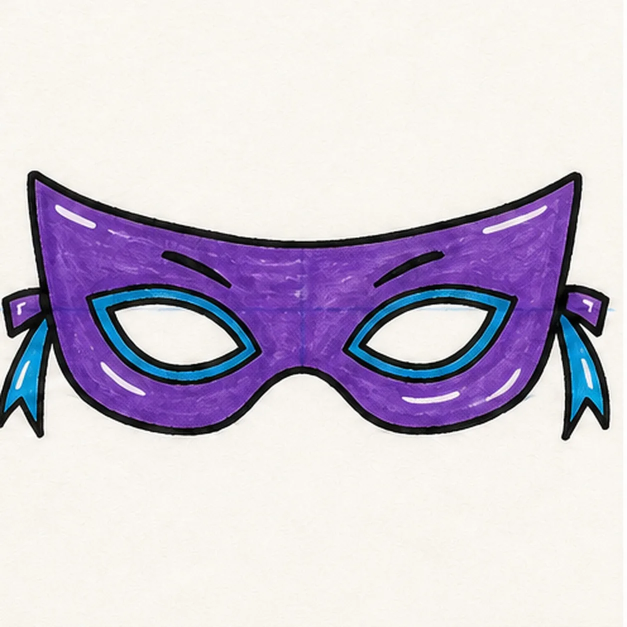
#> input picture assets/cartoon-superhero-mask-finished-v1.webp, 1254 x 1254 px (shown at 1/2 size)
$ python -i make-social-cards.py   (imports and definitions only)
#> lines starting #> are read from the running program, lines starting #| are printed output that depends on the picture
#!/usr/bin/env python3
"""Generate 1200x630 Open Graph social cards for published tutorials.

Each card places the square finished sketch on a 1200x630 canvas whose
background is sampled from the artwork's own paper tone, so link previews on
Slack, X, Facebook, and iMessage render a full landscape image instead of a
cropped square. Cards are written to assets/social/{slug}-og.jpg.

Idempotent: a card is regenerated only when missing or older than its source
finished image. Run after adding or replacing a finished image and before
building pages.

Usage:
  python3 scripts/make-social-cards.py            # all published tutorials
  python3 scripts/make-social-cards.py --slug X   # one lesson only
  python3 scripts/make-social-cards.py --check    # fail if any are stale
"""

from __future__ import annotations

import argparse
import re
import sys
from pathlib import Path

try:
    from PIL import Image, ImageStat
except ImportError:  # pragma: no cover
    sys.exit("Pillow is required. Install it in the active Python environment.")

ROOT = Path(__file__).resolve().parents[1]
ASSETS = ROOT / "assets"
SOCIAL = ASSETS / "social"
TUTORIALS = ROOT / "tutorials"
CARD_SIZE = (1200, 630)
ART_HEIGHT = 630  # the square art fills the card height edge to edge
FINISHED = re.compile(r"^(?P<slug>.+)-finished-v(?P<version>\d+)\.jpe?g$")


# [22 lines left out: function finished_image, not called in this run]


def published_slugs() -> list[str]:
    return sorted(page.stem for page in TUTORIALS.glob("*.html"))


def paper_tone(image: Image.Image) -> tuple[int, int, int]:
    """Sample the artwork's outer border so the card background matches its paper."""
    edge = 12
    width, height = image.size
    strips = [
        image.crop((0, 0, width, edge)),
        image.crop((0, height - edge, width, height)),
        image.crop((0, 0, edge, height)),
        image.crop((width - edge, 0, width, height)),
    ]
    totals = [0.0, 0.0, 0.0]
    for strip in strips:
        mean = ImageStat.Stat(strip.convert("RGB")).mean
        for index in range(3):
            totals[index] += mean[index]
    return tuple(round(value / len(strips)) for value in totals)  # type: ignore[return-value]


def make_card(source: Path, out: Path) -> None:
#> called with out = 'out.png'
    with Image.open(source) as image:
#> image is the input picture: PIL image 1254x1254 RGB; mean R, G, B 206.2, 198.1, 212.6
        art = image.convert("RGB")
        background = Image.new("RGB", CARD_SIZE, paper_tone(art))
#> the loop in paper_tone, `for strip in strips:` made 4 passes
#> mean on passes 1 to 4: [249.8, 246.1, 240.5], [248.4, 244.9, 237.7], [229.1, 226.6, 220.7], [251.6, 250.1, 247.4]
#> after the loop in paper_tone, `for strip in strips:`: totals = [979, 967.7, 946.4]
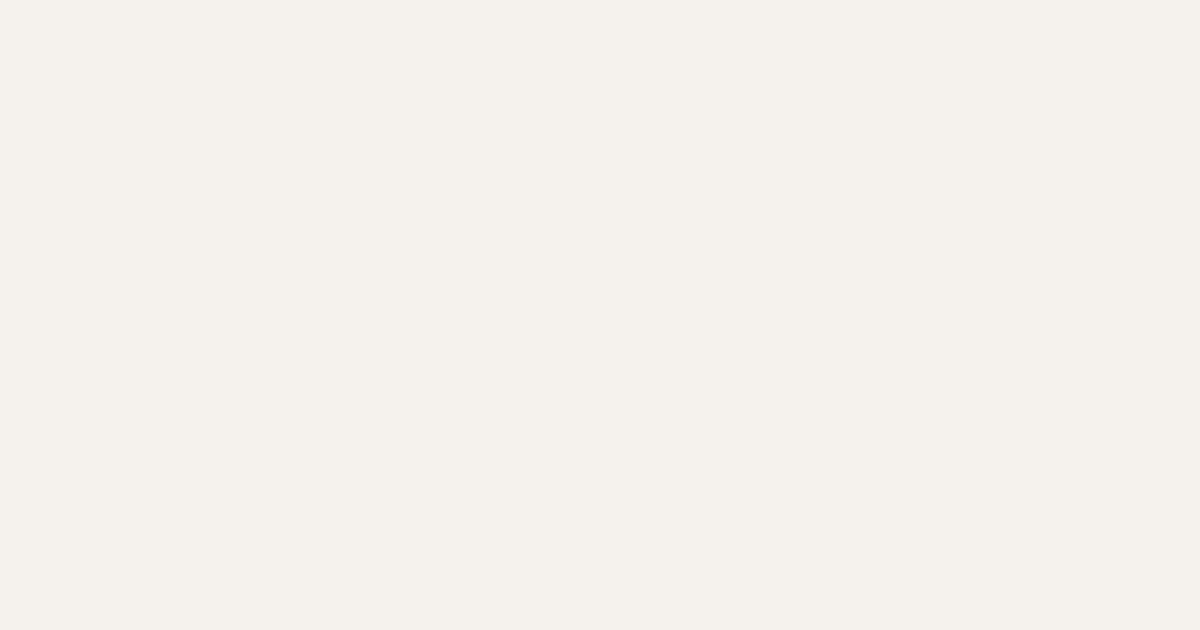
#> background: PIL image 1200x630 RGB; mean R, G, B 245, 242, 237
        scale = ART_HEIGHT / max(art.size)
#> scale = 0.502
        resized = art.resize(
            (round(art.width * scale), round(art.height * scale)), Image.LANCZOS
        )
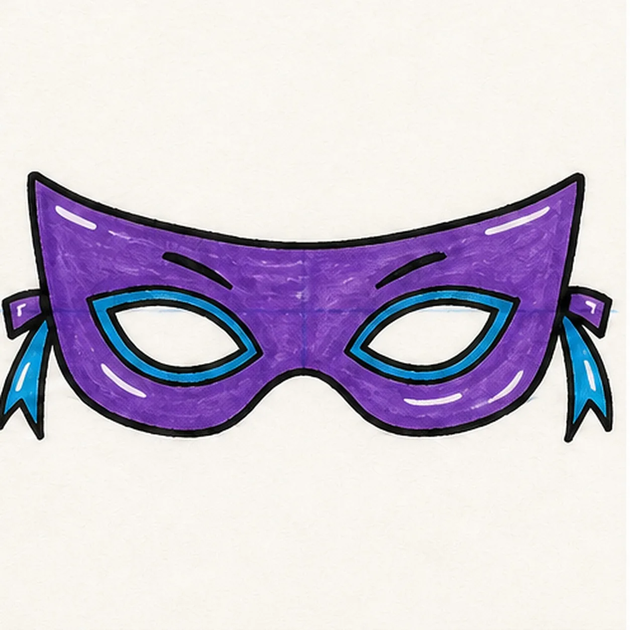
#> resized: PIL image 630x630 RGB; mean R, G, B 206.2, 198.1, 212.6
        background.paste(
            resized,
            ((CARD_SIZE[0] - resized.width) // 2, (CARD_SIZE[1] - resized.height) // 2),
        )
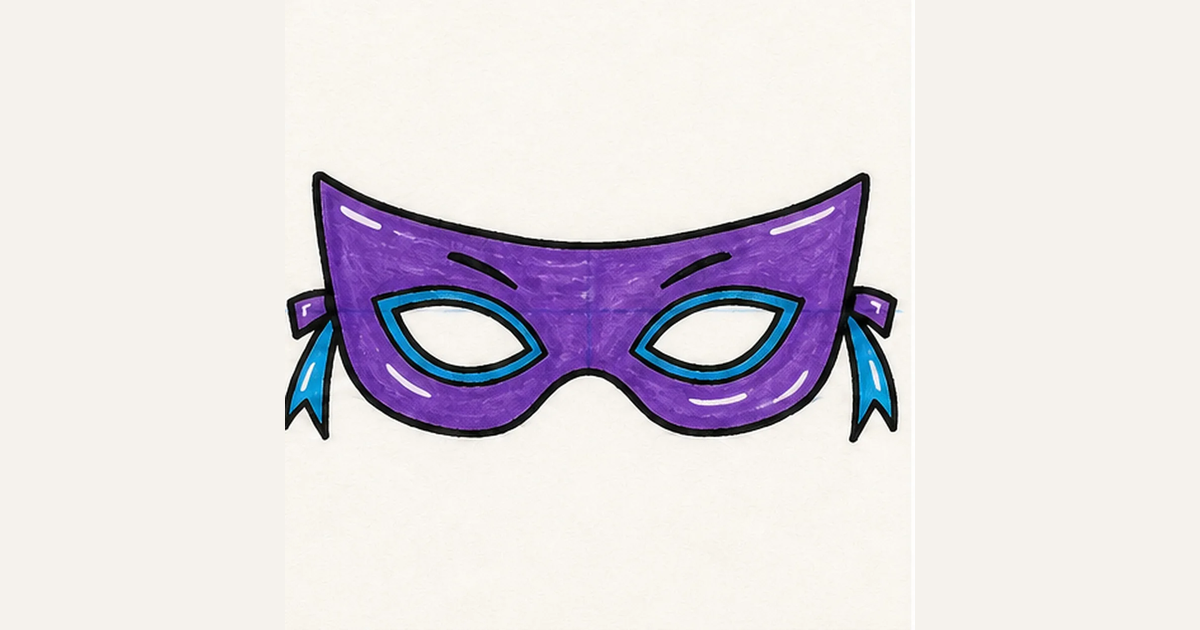
#> background: PIL image 1200x630 RGB; mean R, G, B 224.6, 219, 224.2
#> (the run stopped early here; a loop or call above may not have finished)

$ run again, on assets/cartoon-superhero-mask-step-4.webp
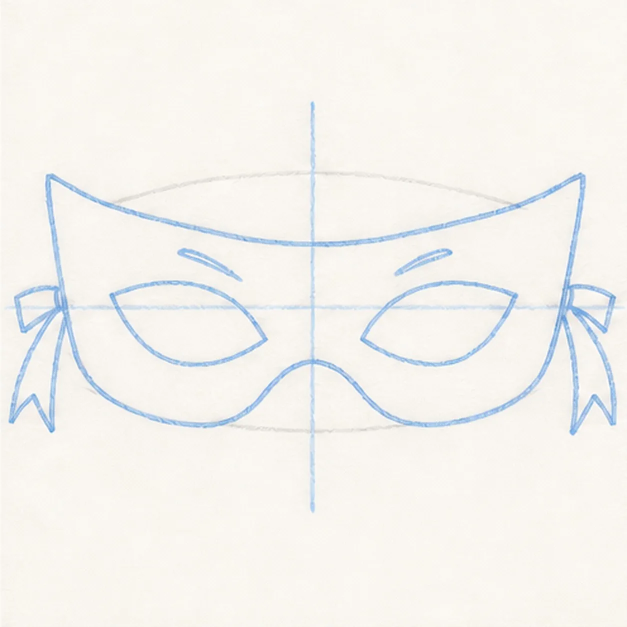
#> input picture assets/cartoon-superhero-mask-step-4.webp, 1254 x 1254 px (shown at 1/2 size)
#> in make_card, image is the input picture: PIL image 1254x1254 RGB; mean R, G, B 244.6, 242.8, 239
#> the loop in paper_tone, `for strip in strips:` made 4 passes
#> mean on passes 1 to 4: [250.1, 246.6, 240.7], [248.8, 245.2, 238.4], [248.8, 245.2, 239.7], [249.3, 245.8, 240]
#> after the loop in paper_tone, `for strip in strips:`: totals = [996.9, 982.7, 958.9]
#> in make_card, `resized = art.resize( (round(art.width * scale), round(art.height * sc..`:
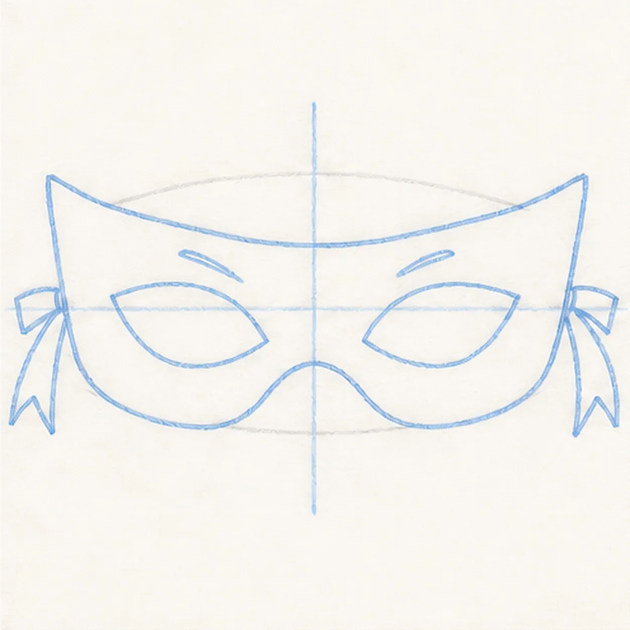
#> resized: PIL image 630x630 RGB; mean R, G, B 244.6, 242.8, 238.9
#> in make_card, `background.paste( resized, ((CARD_SIZE[0] - resized.width) // 2, (CARD..`:
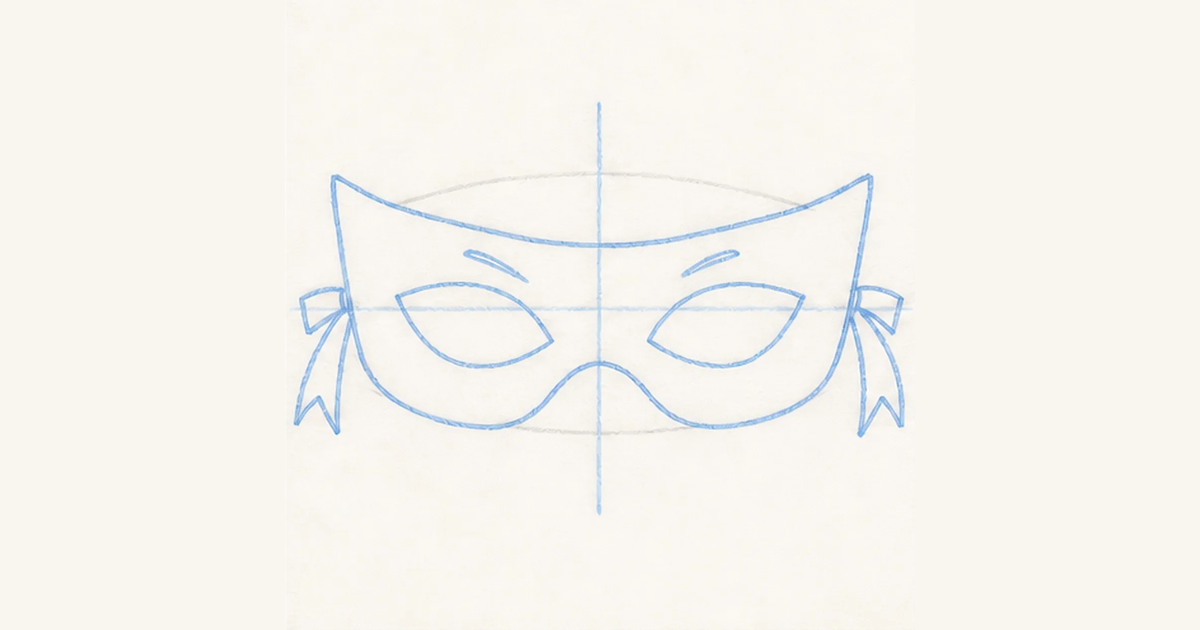
#> background: PIL image 1200x630 RGB; mean R, G, B 246.7, 244.3, 239.4

$ run again, on assets/watermelon-wedge-doodle-finished-v1.jpg
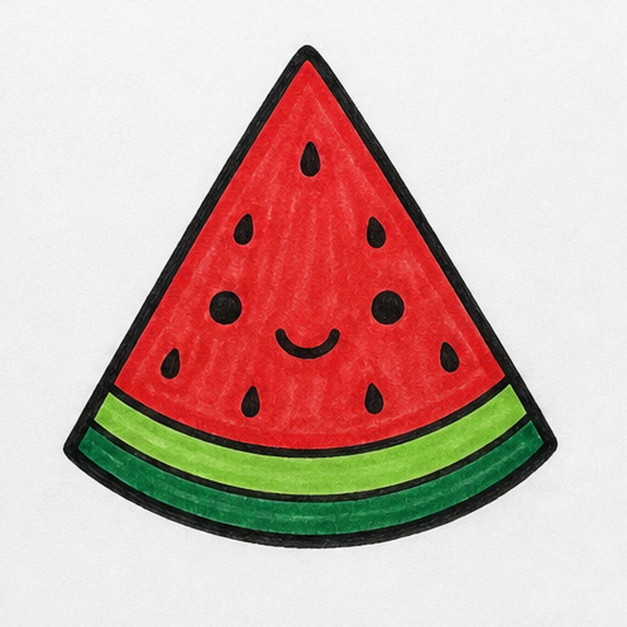
#> input picture assets/watermelon-wedge-doodle-finished-v1.jpg, 1254 x 1254 px (shown at 1/2 size)
#> in make_card, image is the input picture: PIL image 1254x1254 RGB; mean R, G, B 206.5, 177.1, 169.9
#> the loop in paper_tone, `for strip in strips:` made 4 passes
#> mean on passes 1 to 4: [243.4, 243.4, 243.4], [237.7, 237.7, 237.5], [239.1, 239.1, 239.1], [240, 240, 240]
#> after the loop in paper_tone, `for strip in strips:`: totals = [960.3, 960.2, 960.1]
#> in make_card, `resized = art.resize( (round(art.width * scale), round(art.height * sc..`:
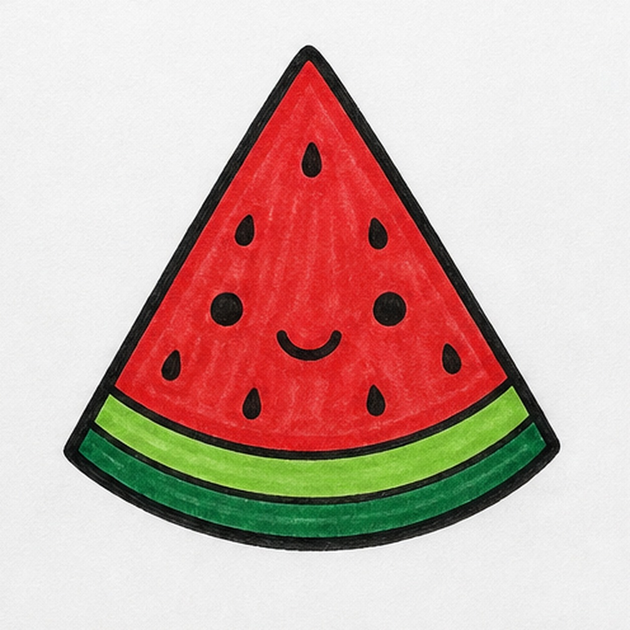
#> resized: PIL image 630x630 RGB; mean R, G, B 206.5, 177.1, 169.9
#> in make_card, `background.paste( resized, ((CARD_SIZE[0] - resized.width) // 2, (CARD..`:
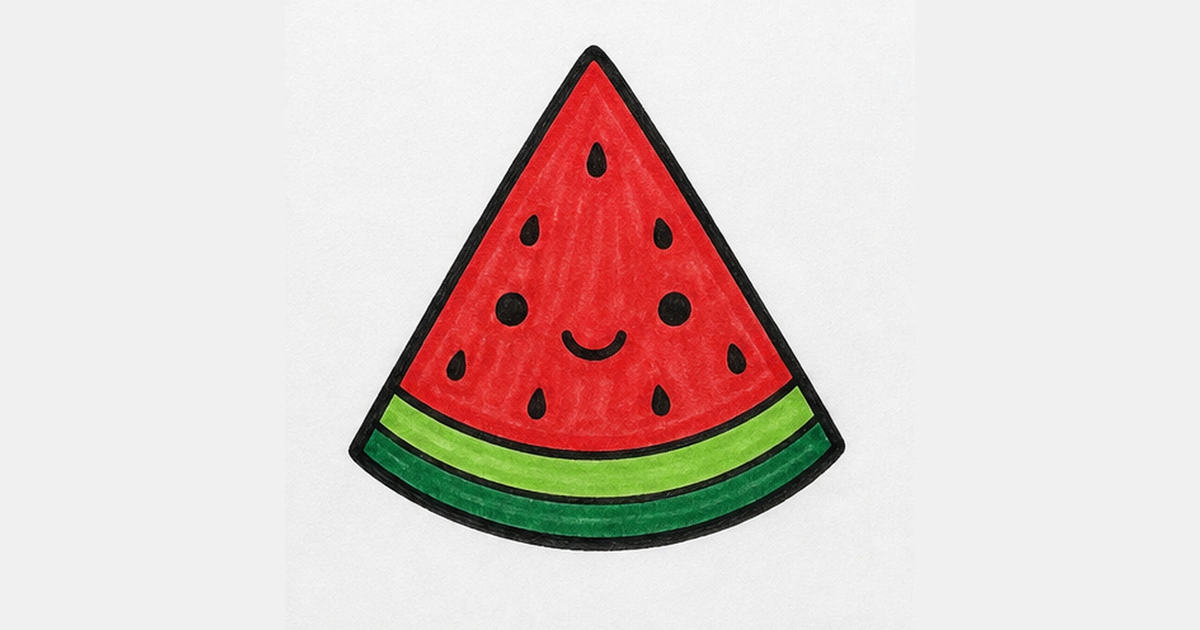
#> background: PIL image 1200x630 RGB; mean R, G, B 222.4, 207, 203.2
